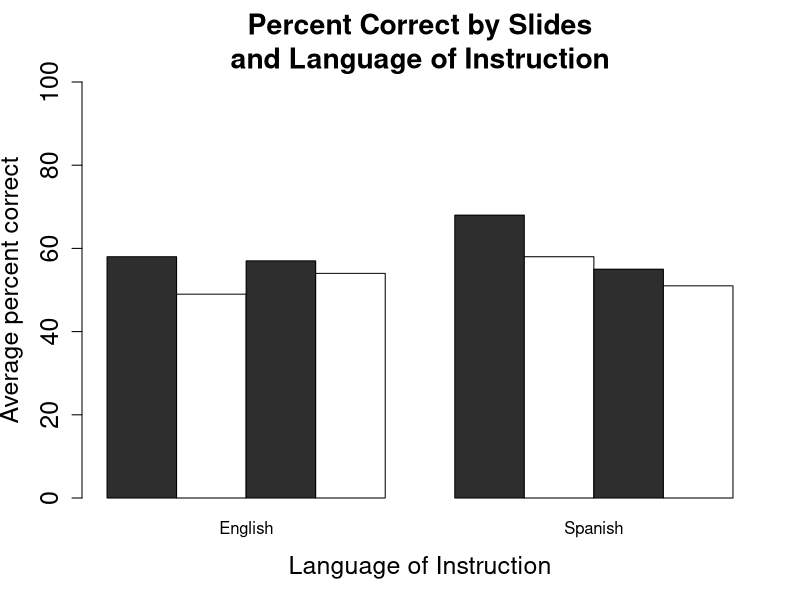

R code for this plot: (Note: this script raises an error after producing the figure.)
freeclass_slides_plot = read.table("freeclass_slides_plot.txt", header=T, sep="\t")

		# Grouped barplot for full data set
data <- tapply(freeclass_slides_plot$Correct, list(freeclass_slides_plot$Slide, freeclass_slides_plot$Lg_Mode), sum)
labels=c("English", "Spanish")

freeclass_slides_plot_x = c(1.5, 2.5, 3.5, 4.5, 6.5, 7.5, 8.5, 9.5)
freeclass_slides_plot_y = c(freeclass_slides_plot$Correct)
freeclass_slides_plot_sd = c(freeclass_slides_plot$St_Error)
freeclass_slides_plot_sd_upper = c(freeclass_slides_plot_y+freeclass_slides_plot_sd)
freeclass_slides_plot_sd_lower = c(freeclass_slides_plot_y-freeclass_slides_plot_sd)

x_slides = c(0, 16)
y_slides = c(50, 50)

	pdf("../Figures/fc_slides.pdf")

barplot(data ,beside=T,col=c("grey18","white"), main="Percent Correct by Slides\nand Language of Instruction", xlab="Language of Instruction",ylab="Average percent correct", ylim=c(0,100), cex.main=1.7,cex.lab=1.5,cex.axis=1.5)

errbar(freeclass_slides_plot_x, freeclass_slides_plot_y, freeclass_slides_plot_sd_lower, freeclass_slides_plot_sd_upper, add=T, lty=1, lwd=2)

points(y_slides ~ x_slides, type="l", lwd=2)

legend("topright", labels, fill=c("grey18","white"), cex=1.2, box.lwd=0, title="Language of Stimuli")

	dev.off()
